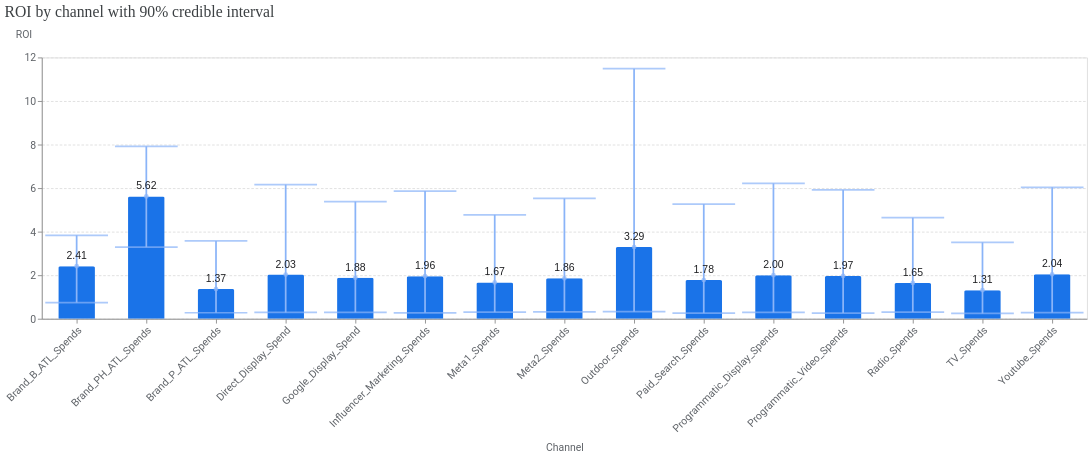

The notebook cell this image was saved under:
### Code cell
# --- Media Summary Visualizations ---
media_summary = visualizer.MediaSummary(mmm)

# ROI by channel with credible intervals
media_summary.plot_roi_bar_chart(include_ci=True)

### Figure 1 — Vega-Lite specification as saved in the notebook (floating-point values rounded to 4 significant figures)
{"config": {"view": {"continuousWidth": 300, "continuousHeight": 300}, "axis": {"labelColor": "#5F6368", "labelFont": "Roboto", "labelFontSize": 12, "titleColor": "#5F6368", "titleFont": "Roboto", "titleFontSize": 12, "titleFontWeight": "normal", "titlePadding": 10}, "tick": {"bandSize": 10, "thickness": 2}}, "layer": [{"mark": {"type": "bar", "color": "#1A73E8", "cornerRadiusEnd": 2, "size": 42}, "encoding": {"x": {"axis": {"labelAngle": -45}, "field": "channel", "title": "Channel", "type": "nominal"}, "y": {"axis": {"gridDash": [3, 2], "titleAlign": "left", "titleAngle": 0, "titleY": -20}, "field": "roi", "title": "ROI", "type": "quantitative"}}}, {"mark": {"type": "errorbar", "color": "#8AB4F8", "ticks": true}, "encoding": {"strokeWidth": {"value": 2}, "x": {"field": "channel", "type": "nominal"}, "y": {"field": "ci_hi", "title": "ROI", "type": "quantitative"}, "y2": {"field": "ci_lo"}}}, {"mark": {"type": "point", "color": "#8AB4F8", "filled": true, "tooltip": true}, "encoding": {"x": {"field": "channel", "type": "nominal"}, "y": {"field": "roi", "type": "quantitative"}}}, {"mark": {"type": "text", "align": "center", "baseline": "bottom", "color": "#202124", "dy": -5, "fontSize": 12}, "encoding": {"text": {"field": "roi", "format": ".2f", "type": "quantitative"}, "x": {"axis": {"labelAngle": -45}, "field": "channel", "title": "Channel", "type": "nominal"}, "y": {"axis": {"gridDash": [3, 2], "titleAlign": "left", "titleAngle": 0, "titleY": -20}, "field": "roi", "title": "ROI", "type": "quantitative"}}}], "data": {"name": "data-c1319231013c7fc122856c4082e5d34b"}, "title": {"text": "ROI by channel with 90% credible interval", "anchor": "start", "color": "#3C4043", "font": "Google Sans Display", "fontSize": 18, "fontWeight": "normal", "offset": 10}, "width": {"step": 80}, "$schema": "https://vega.github.io/schema/vega-lite/v6.1.0.json", "datasets": {"data-c1319231013c7fc122856c4082e5d34b": [{"channel": "Brand_B_ATL_Spends", "ci_hi": 3.835, "ci_lo": 0.741, "roi": 2.414}, {"channel": "Brand_PH_ATL_Spends", "ci_hi": 7.92, "ci_lo": 3.289, "roi": 5.62}, {"channel": "Brand_P_ATL_Spends", "ci_hi": 3.574, "ci_lo": 0.2773, "roi": 1.367}, {"channel": "Direct_Display_Spend", "ci_hi": 6.162, "ci_lo": 0.2904, "roi": 2.028}, {"channel": "Google_Display_Spend", "ci_hi": 5.383, "ci_lo": 0.2937, "roi": 1.882}, {"channel": "Influencer_Marketing_Spends", "ci_hi": 5.867, "ci_lo": 0.2759, "roi": 1.956}, {"channel": "Meta1_Spends", "ci_hi": 4.774, "ci_lo": 0.307, "roi": 1.671}, {"channel": "Meta2_Spends", "ci_hi": 5.526, "ci_lo": 0.3158, "roi": 1.856}, {"channel": "Outdoor_Spends", "ci_hi": 11.48, "ci_lo": 0.3288, "roi": 3.293}, {"channel": "Paid_Search_Spends", "ci_hi": 5.266, "ci_lo": 0.2597, "roi": 1.779}, {"channel": "Programmatic_Display_Spends", "ci_hi": 6.218, "ci_lo": 0.2938, "roi": 2.002}, {"channel": "Programmatic_Video_Spends", "ci_hi": 5.919, "ci_lo": 0.2644, "roi": 1.967}, {"channel": "Radio_Spends", "ci_hi": 4.643, "ci_lo": 0.3085, "roi": 1.647}, {"channel": "TV_Spends", "ci_hi": 3.51, "ci_lo": 0.2435, "roi": 1.314}, {"channel": "Youtube_Spends", "ci_hi": 6.038, "ci_lo": 0.2795, "roi": 2.04}]}}
